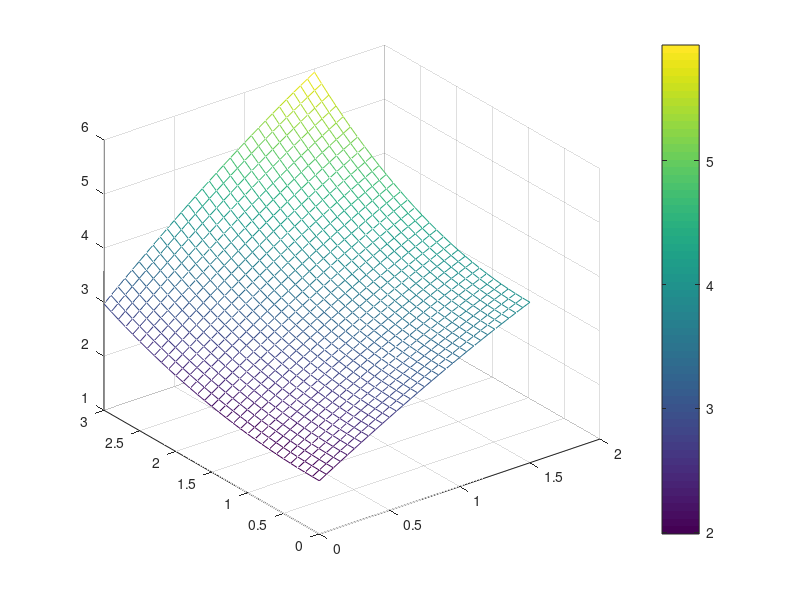
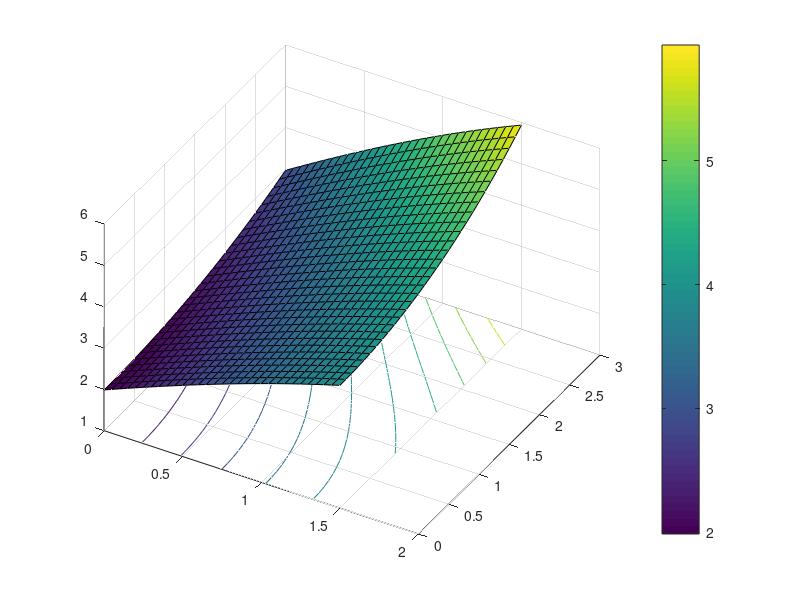
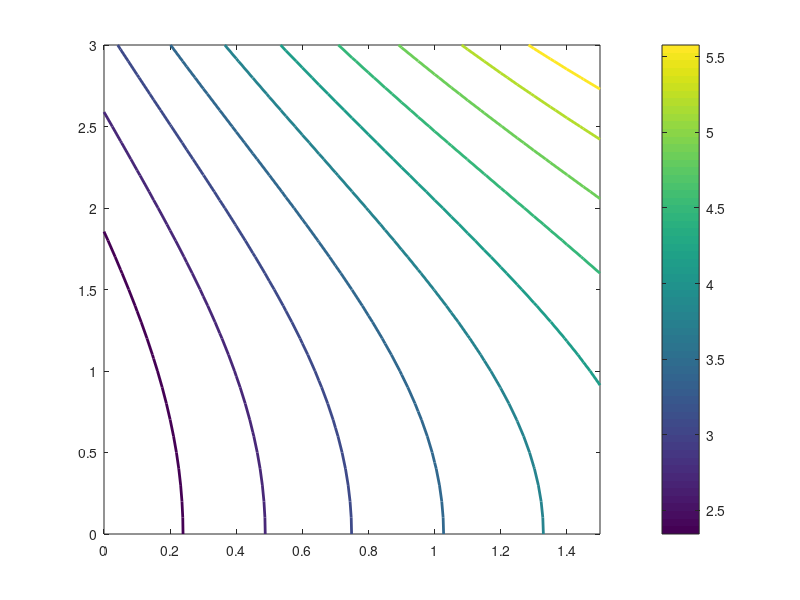

Reproduce these figures in MATLAB, in order.
x=0:0.05:1.5;
y=0:0.1:3;
n=1/pi;
[x,y]=meshgrid(x,y);
T= 2*(cos(n*x) + (2*csc(1.5*n) - cot(1.5*n))*sin(n*x)).*( cosh(n*y)+( (3-2*x*cosh(3*n)) / (2*x*sinh(3*n)) ) * sinh(n*y) );

figure;
mesh(x,y,T);
colorbar;

figure;
surfc(x,y,T,'LineWidth',0.08);view(30,45);
colorbar;

figure;
contour(x,y,T,'LineWidth',2);
colorbar;
